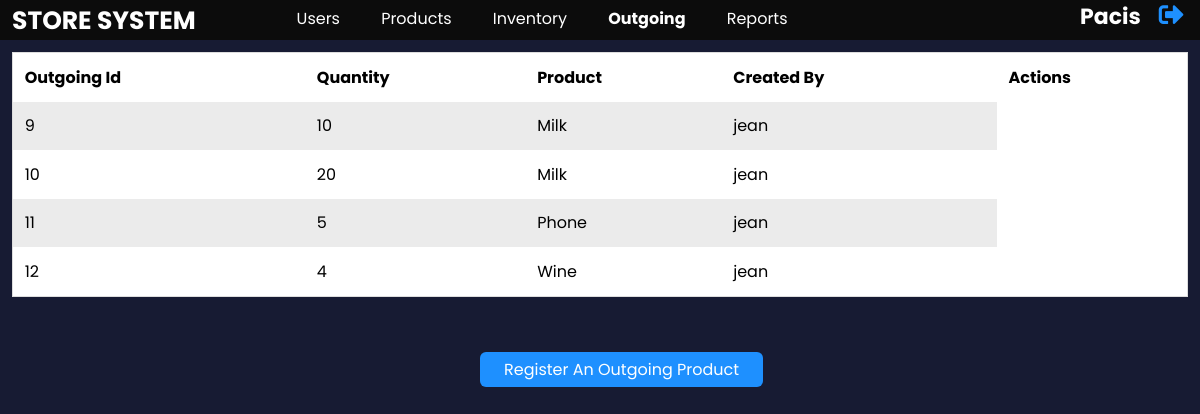
/OutgoingProduct/view_outgoing_products.php (signed in), run on the app's committed database.
### tables this page shows
CREATE TABLE `stk_outgoing` (
  `outgoingId` int(11) NOT NULL,
  `productId` int(11) NOT NULL,
  `quantity` int(11) NOT NULL,
  `userId` int(11) NOT NULL,
  `added_date` timestamp NOT NULL DEFAULT current_timestamp() ON UPDATE current_timestamp()
);

CREATE TABLE `stk_products` (
  `productId` int(11) NOT NULL,
  `product_Name` varchar(100) NOT NULL,
  `brand` varchar(100) NOT NULL,
  `supplier_phone` varchar(15) DEFAULT NULL,
  `supplier` varchar(10) NOT NULL,
  `added_date` timestamp NOT NULL DEFAULT current_timestamp() ON UPDATE current_timestamp(),
  `userId` int(11) NOT NULL,
  `last_login` timestamp NOT NULL DEFAULT current_timestamp()
);

CREATE TABLE `stk_users` (
  `userId` int(11) NOT NULL,
  `firstName` varchar(100) NOT NULL,
  `lastName` varchar(100) NOT NULL,
  `gender` varchar(10) NOT NULL,
  `telephone` varchar(15) NOT NULL,
  `nationality` int(11) NOT NULL,
  `role` int(11) NOT NULL,
  `email` varchar(2555) NOT NULL,
  `username` varchar(20) NOT NULL,
  `user_password` varchar(300) NOT NULL
);

### OutgoingProduct/view_outgoing_products.php (the view, shortened to what this page needs)
<?php
require_once '../utils/connection.php';
?>
<!DOCTYPE html>
<html lang="en">
<head>
    <link rel="stylesheet" href="../css/index.css?v=<?php echo time() ?>">
</head>
<body>
    <?php
    include('../utils/navigation.php');
    if (!$con) {
        echo "<div class='error-div'><i class='far fa-times-circle'></i>" . mysqli_connect_error() . "</div>";
    } else {
        $selectQuery = "SELECT outgoingId,quantity,sto.productId as pid,sto.userId as uid,product_Name,username from stk_outgoing sto INNER JOIN stk_users stu ON sto.userId=stu.userId INNER JOIN stk_products stp ON sto.productId=stp.productId";
        $result = mysqli_query($con, $selectQuery);
        if (!$result) {
            echo "<div class='error-div'><i class='far fa-times-circle'></i>Something failed." . mysqli_error($con) . "</div>";
        } else {
            if (mysqli_num_rows($result) > 0) {
                echo "<div class='table-div'><table>
                 <tr>
                    <th>Outgoing Id</th>
                    <th>Quantity</th>
                    <th>Product</th>
                    <th>Created By</th>
                    <th colspan='2'>Actions</th>
                 </tr>
               ";
                while ($rowOutgoing = mysqli_fetch_assoc($result)) {
                    echo "<tr>
                            <td>" . $rowOutgoing['outgoingId'] . "</td>
                            <td>" . $rowOutgoing['quantity'] . "</td>
                            <td>" . $rowOutgoing['product_Name'] . "</td>
                            <td>" . $rowOutgoing['username'] . "</td>
                    ";
                    echo "
                        </tr>";
                }
                echo "</table></div>";
            } else {
                echo "
                    <div class='error-div'><i class='far fa-sad-tear'></i>No Outgoing products found. Register one?</div>
               ";
            }
        }
    }
    echo "<a class='register-link' href='OutgoingProductsRegistration.php'>Register An Outgoing Product</a>";
    include('../utils/footer.php');
    ?>
</body>
</html>

### css/index.css (style rules this page uses)
* { margin: 0; padding: 0; box-sizing: border-box; }
body { background-color: #171b33; color: #fff; font-family: 'Poppins', sans-serif; }
table { border-collapse: collapse; border-spacing: 0; width: 100%; background-color: #fff; border: 1px solid #ddd; }
th { white-space: nowrap; }
th, td { text-align: left; padding: 1%; color: #000 !important; }
tr:nth-child(even) { background-color: #ebebeb; }
.table-div { width: 98%; overflow-x: auto; margin: 1% 1% 5% 1%; }
.register-link { color: #fff; padding: 0.5% 2%; text-decoration: none; border-radius: 6px; background-color: dodgerblue; margin: 2% 0% 2% 40%; cursor: pointer; }

### utils/navigationStyle.php (style rules this page uses)
* { box-sizing: border-box; margin: 0; padding: 0; }
body { font-family: 'Poppins', sans-serif; }

### data on the page
stk_outgoing: outgoingId "9", quantity "10", productId.product_Name "Milk", userId.username "jean"
stk_outgoing: outgoingId "10", quantity "20", productId.product_Name "Milk", userId.username "jean"
stk_outgoing: outgoingId "11", quantity "5", productId.product_Name "Phone", userId.username "jean"
stk_outgoing: outgoingId "12", quantity "4", productId.product_Name "Wine", userId.username "jean"

### other printed values
$_SESSION['user'] "pacis"
